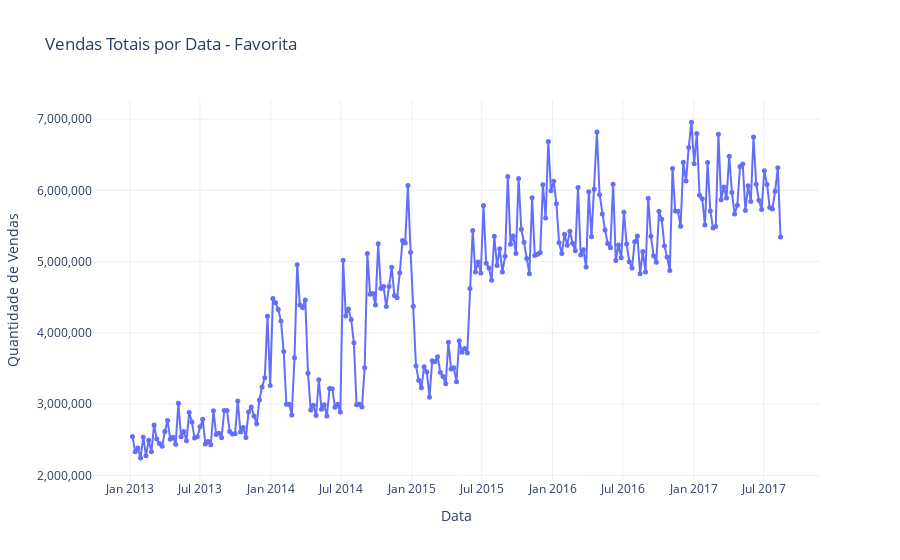

This figure's notebook cell:
### Code cell
# Agrupar os dados por data, somando as vendas
vendas_por_data_favorita = df_resultado_semanal.groupby('Data').agg({'Vendas': 'sum'}).reset_index()

# Criar a figura
fig_vendas_por_data_favorita = go.Figure()

# Adicionar os dados ao gráfico
fig_vendas_por_data_favorita.add_trace(go.Scatter(
    x=vendas_por_data_favorita['Data'],
    y=vendas_por_data_favorita['Vendas'],
    mode='lines+markers',
    name='Vendas',
    line=dict(width=2),
    marker=dict(size=5)
))

# Atualizar o layout do gráfico
fig_vendas_por_data_favorita.update_layout(
    title='Vendas Totais por Data - Favorita',
    xaxis_title='Data',
    yaxis_title='Quantidade de Vendas',
    template='plotly_white',
    hovermode='x unified',
    xaxis=dict(
        tickmode='auto',
        nticks=20
    ),
    yaxis=dict(
        tickformat=','
    )
)

# Mostrar o gráfico
fig_vendas_por_data_favorita.show()

### Figure 1 — Plotly figure (JSON) as saved in the notebook; plotly's stock layout.template omitted (floating-point values rounded to 4 significant figures; data arrays with more than 128 entries replaced by an {"elided": "..."} marker saying what was removed)
{"data": [{"line": {"width": 2}, "marker": {"size": 5}, "mode": "lines+markers", "name": "Vendas", "type": "scatter", "x": {"elided": "241 str values"}, "y": {"elided": "241 int values"}}], "layout": {"hovermode": "x unified", "title": {"text": "Vendas Totais por Data - Favorita"}, "xaxis": {"nticks": 20, "tickmode": "auto", "title": {"text": "Data"}}, "yaxis": {"tickformat": ",", "title": {"text": "Quantidade de Vendas"}}}}
